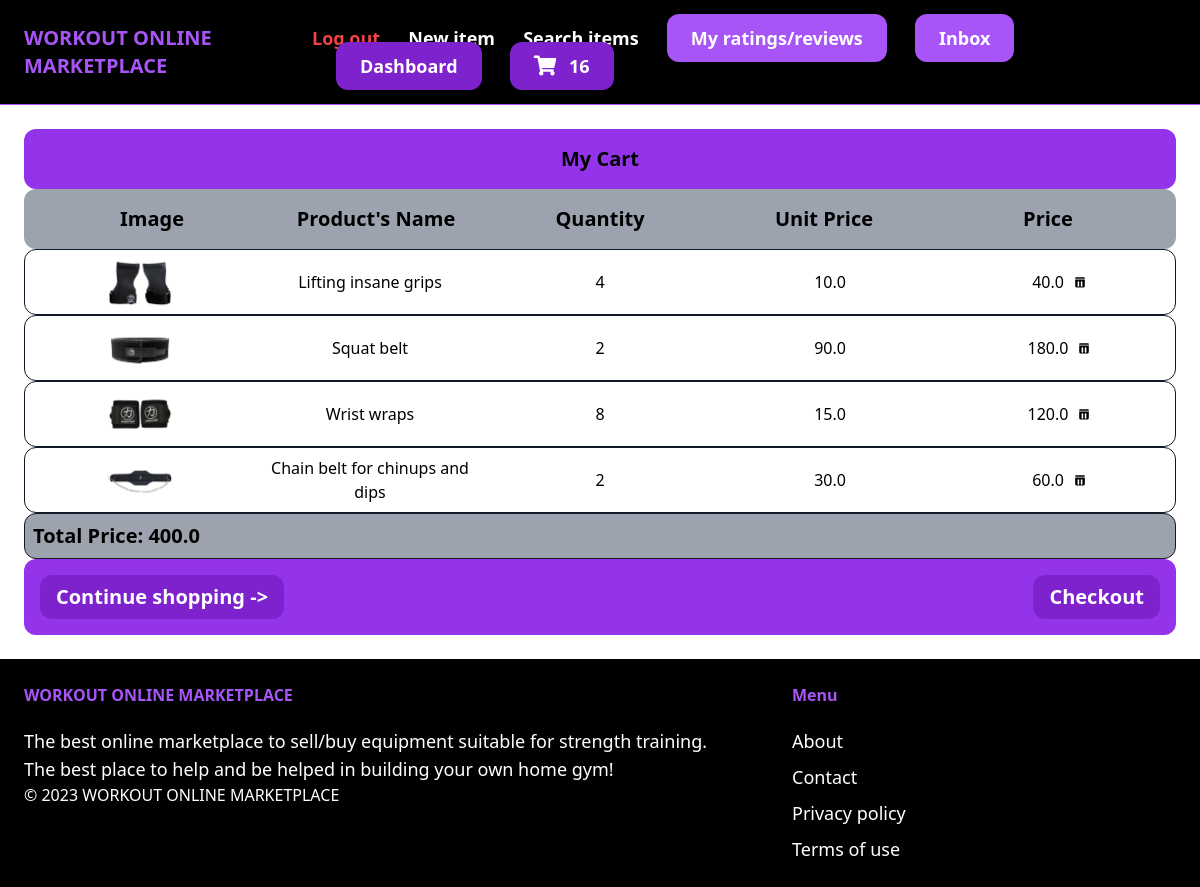
The app's page /cart/ (signed in) with its own data.
### core/models.py (models this page shows, shortened)
class Cart(models.Model):
    id = models.UUIDField(primary_key=True, default=uuid.uuid4)
    user = models.ForeignKey(User, on_delete=models.CASCADE)
    completed = models.BooleanField(default=False)
    @property
    def totalPrice(self):
        cartItems = self.cartItems.all()
        total = sum([item.item.price * item.quantity for item in cartItems])
        return total
    @property
    def numOfItems(self):
        cartItems = self.cartItems.all()
        quantity = sum([item.quantity for item in cartItems])
        return quantity

class CartItem(models.Model):
    item = models.ForeignKey(Item, on_delete=models.CASCADE, related_name='itemsCart')
    cart = models.ForeignKey(Cart, on_delete=models.CASCADE, related_name='cartItems')
    quantity = models.IntegerField(default=0)

### item/models.py (models this page shows, shortened)
class Item(models.Model):
    name = models.CharField(max_length=255)
    category = models.ForeignKey(Category, related_name='items', on_delete=models.CASCADE)
    description = models.TextField(blank=True, null=True)
    price = models.FloatField()
    image = models.ImageField(upload_to='item_images', blank=True, null=True)
    isSold = models.BooleanField(default=False)
    createdAt = models.DateTimeField(auto_now_add=True)
    createdBy = models.ForeignKey(User, related_name='items', on_delete=models.CASCADE)

### core/views.py (the view)
# urls.py: path('cart/', views.cart, name='cart'),
def cart(request):
    cart = None
    cartItems = []
    if request.user.is_authenticated:
        cart, created = Cart.objects.get_or_create(user=request.user, completed=False)
        cartItems = cart.cartItems.all()
        for cartItem in cartItems:
            cartItem.total_price = cartItem.quantity * cartItem.item.price
    context = {'cart': cart, 'cartItems': cartItems}
    return render(request, 'core/cart.html', context)

### core/templates/core/cart.html (shortened to what this page needs)
{% extends 'core/base.html' %}
{% block content %}
<div class="shoppingCart">
    <h2 class="font-bold bg-purple-600 text-center rounded-xl text-xl p-4">My Cart</h2>
    <div class="grid grid-cols-5 text-center font-bold bg-gray-400 rounded-xl text-xl p-4">
        <div><h4>Image</h4></div>
        <div><h4>Product's Name</h4></div>
        <div><h4>Quantity</h4></div>
        <div><h4>Unit Price</h4></div>
        <div><h4>Price</h4></div>
    </div>
    {% for cartItem in cartItems %}
    <div class="border border-gray-900 rounded-xl">
        <div class="grid grid-cols-5 text-center items-center">
            <div>
                <img src="{{ cartItem.item.image.url }}" alt="{{ cartItem.item.name }}" class="productImage h-16 w-16 mx-auto">
            </div>
            <div>{{ cartItem.item.name }}</div>
            <div>{{ cartItem.quantity }}</div>
            <div>{{ cartItem.item.price }}</div>
            <div class="flex items-center justify-center">
                <span class="mr-2">{{ cartItem.total_price }}</span>
                <button data-item-id="{{ cartItem.item.id }}" onClick= removeFromCart("{{ cartItem.item.id }}") class="flex items-center justify-center bg-transparent border-none outline-none cursor-pointer" id="removeButton">
                </button>
            </div>
        </div>
    </div>
    {% endfor %}
    <div class="font-semibold text-xl border border-gray-900 bg-gray-400 rounded-xl p-2">
        <h1>Total Price: {{ cart.totalPrice }}</h1>
    </div>
    <h2 class="font-bold bg-purple-600 text-center rounded-xl text-xl p-4">
        <div class="flex justify-between">
            <a href="{% url 'item:items' %}" class="px-4 py-2 bg-purple-700 text-white rounded-xl hover:bg-purple-900">Continue shopping -></a>
            <a href="{% url 'core:checkout' %}" class="px-4 py-2 bg-purple-700 text-white rounded-xl hover:bg-purple-900">Checkout</a>
        </div>
    </h2>
</div>
{% endblock %}

### core/templates/core/base.html (shortened to what this page needs)
{% load static %}
<!DOCTYPE html>
<html lang="en">
    <head>
        <script src="https://cdn.tailwindcss.com"></script>
        <link rel="stylesheet" href="https://cdnjs.cloudflare.com/ajax/libs/font-awesome/5.15.3/css/all.min.css">
    </head>
    <body>
        <nav class="px-6 py-6 flex justify-between items-center border-b border-purple-500 bg-black">
            <a href="/" class="text-xl font-semibold text-purple-500">WORKOUT ONLINE MARKETPLACE</a>
            <div class="space-x-6">
                {% if request.user.is_authenticated %}
                    <a href="{% url 'core:logout' %}" class="text-lg text-red-500 font-semibold hover:text-purple-500">Log out</a>
                {% endif %}
                <a href="{% url 'item:new' %}" class="text-lg text-white font-semibold hover:text-purple-500">New item</a>
                <a href="{% url 'item:items' %}" class="text-lg text-white font-semibold hover:text-purple-500">Search items</a>
                {% if request.user.is_authenticated %}
                    <a href="{% url 'ratingsANDreviews:myRatingsAndMyReviews' %}" class="px-6 py-3 text-lg font-semibold bg-purple-500 text-white rounded-xl hover:bg-purple-700">My ratings/reviews</a>
                    <a href="{% url 'conversation:inbox' %}" class="px-6 py-3 text-lg font-semibold bg-purple-500 text-white rounded-xl hover:bg-purple-700">Inbox</a>
                    <a href="{% url 'dashboard:index' %}" class="px-6 py-3 text-lg font-semibold bg-purple-700 text-white rounded-xl hover:bg-purple-900">Dashboard</a>
                    <a href="{% url 'core:cart' %}" class="px-6 py-3 text-lg font-semibold bg-purple-700 text-white rounded-xl hover:bg-purple-900">
                        <span style="font-size: 20px; color: white; padding-right: 0.5rem;"><i class="fas fa-shopping-cart"></i></span>
                        <span id="numOfItems">{{cart.numOfItems}}</span>
                    </a>
                {% else %}
                    <a href="{% url 'core:signup' %}" class="px-6 py-3 text-lg font-semibold bg-purple-500 text-white rounded-xl hover:bg-purple-700">Sign up</a>
                    <a href="{% url 'core:login' %}" class="px-6 py-3 text-lg font-semibold bg-purple-700 text-white rounded-xl hover:bg-purple-900">Log in</a>
                {% endif %}
            </div>
        </nav>
        <div class="px-6 py-6">
            {% block content %}
            {% endblock %}
        </div>
        <footer class="px-6 py-6 flex justify-between bg-black">
            <div class="w-2/3 pr-10">
                <h3 class="mb-5 font-semibold text-purple-500">WORKOUT ONLINE MARKETPLACE</h3>
                <p class="text-lg text-white">The best online marketplace to sell/buy equipment suitable for strength training.</p>
                <p class="text-lg text-white">The best place to help and be helped in building your own home gym!</p>
                <p class="text-white font-thin">© 2023 WORKOUT ONLINE MARKETPLACE</p>
            </div>
            <div class="w-1/3">
                <h3 class="mb-5 font-semibold text-purple-500">Menu</h3>
                <ul class="space-y-2">
                    <li> <a href="#" class="text-lg text-white hover:text-purple-700">About</a> </li>
                    <li> <a href="{% url 'core:contact' %}" class="text-lg text-white hover:text-purple-700">Contact</a> </li>
                    <li> <a href="#" class="text-lg text-white hover:text-purple-700">Privacy policy</a> </li>
                    <li> <a href="#" class="text-lg text-white hover:text-purple-700">Terms of use</a> </li>
                </ul>
            </div>
        </footer>
    </body>
<html>

### records on screen
Cart: numOfItems "16", totalPrice "400.0"
CartItem: item.image (picture), item.name "Lifting insane grips", quantity "4", item.price "10.0", total_price "40.0"
CartItem: item.image (picture), item.name "Squat belt", quantity "2", item.price "90.0", total_price "180.0"
CartItem: item.image (picture), item.name "Wrist wraps", quantity "8", item.price "15.0", total_price "120.0"
CartItem: item.image (picture), item.name "Chain belt for chinups and dips", quantity "2", item.price "30.0", total_price "60.0"
